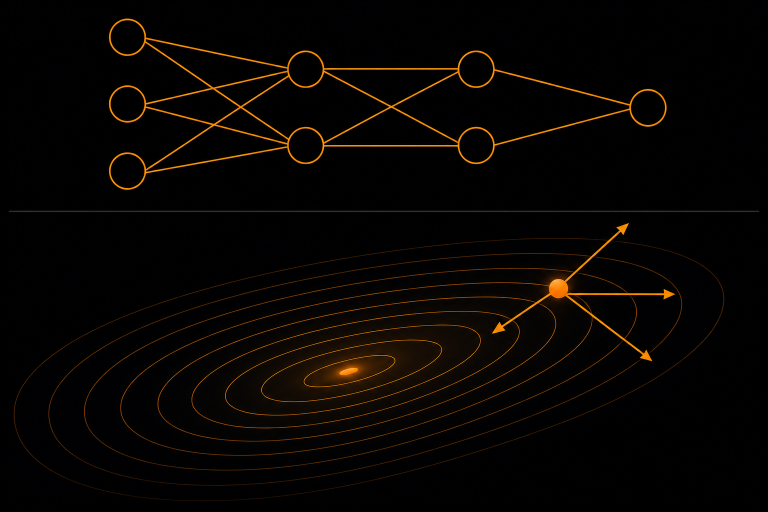
#> input picture img/storyboard/sb-05_05.png, 1536 x 1024 px, found by its file name (shown at 1/2 size)
$ python label-summative-arrows.py
#> lines starting #> are read from the running program, lines starting #| are printed output that depends on the picture
"""Overlay A/B/C/D labels on sb-05_05.png arrows for the summative quiz.

Source: img/storyboard/sb-05_05.png (1536x1024, generated by AI).
Output: img/storyboard/sb-05_05_labeled.png (same dims + 4 labels).

Arrow taxonomy (clockwise from top, marker at upper-right of contour basin):
- A = up-right arrow   = sign-flip (uphill, perpendicular-but-outward)
- B = horizontal-right = tangent to contour (perpendicular ≠ descent)
- C = down-right       = oblique at ~45° (descends but not steepest)
- D = down-left        = steepest descent (perpendicular-inward to minimum, CORRECT)

Re-run after regenerating sb-05_05.png with the new storyboard prompt;
adjust tip coordinates if marker/arrow positions shift.
"""
from PIL import Image, ImageDraw, ImageFont
from pathlib import Path

SRC = Path("img/storyboard/sb-05_05.png")
OUT = Path("img/storyboard/sb-05_05_labeled.png")
DEBUG = Path("dev/sb-05_05_labeled_debug.png")

# Tip coordinates (full-image px) — measured from dev/sb-05_05-arrows-zoom.png
# Marker centre ≈ (1025, 567)
TIPS = {
    "A": (1117, 508),  # up-right
    "B": (1300, 567),  # horizontal-right
    "C": (1293, 660),  # down-right
    "D": (950,  633),  # down-left
}
# Label offset = small push past the tip in the arrow direction, so the
# letter sits next to (not on) the arrowhead.
OFFSETS = {
    "A": (+25, -55),
    "B": (+30, -25),
    "C": (+25, +15),
    "D": (-55, +15),
}

FONT_PATH = "C:/Windows/Fonts/arialbd.ttf"
FONT_SIZE = 62
FILL = (255, 255, 255)        # white text
STROKE = (0, 0, 0)            # black outline for legibility on warm/dark
STROKE_W = 4


def render(debug: bool) -> None:
#> called with debug = True
    im = Image.open(SRC).convert("RGBA")
    draw = ImageDraw.Draw(im)
    font = ImageFont.truetype(FONT_PATH, FONT_SIZE)
    for label, (tx, ty) in TIPS.items():
        ox, oy = OFFSETS[label]
        draw.text(
            (tx + ox, ty + oy),
            label,
            font=font,
            fill=FILL,
            stroke_width=STROKE_W,
            stroke_fill=STROKE,
        )
        if debug:
            r = 8
            draw.ellipse((tx - r, ty - r, tx + r, ty + r), outline=(0, 255, 0), width=3)
    target = DEBUG if debug else OUT
    target.parent.mkdir(parents=True, exist_ok=True)
    im.convert("RGB").save(target)
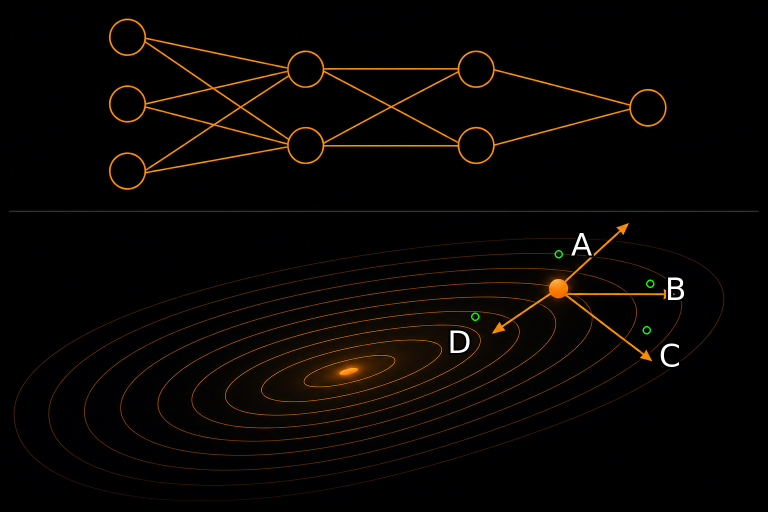
#> saved as sb-05_05_labeled_debug.png: PIL image 1536x1024 RGB (shown at 1/2 size); mean R, G, B 7.9, 4.8, 2.1
    print(f"wrote {target} ({im.size})")
#| wrote dev/sb-05_05_labeled_debug.png ((1536, 1024))


if __name__ == "__main__":
    render(debug=True)
    render(debug=False)
#| wrote img/storyboard/sb-05_05_labeled.png ((1536, 1024))

$ run again, with img/storyboard/sb-01_01.png copied over img/storyboard/sb-05_05.png
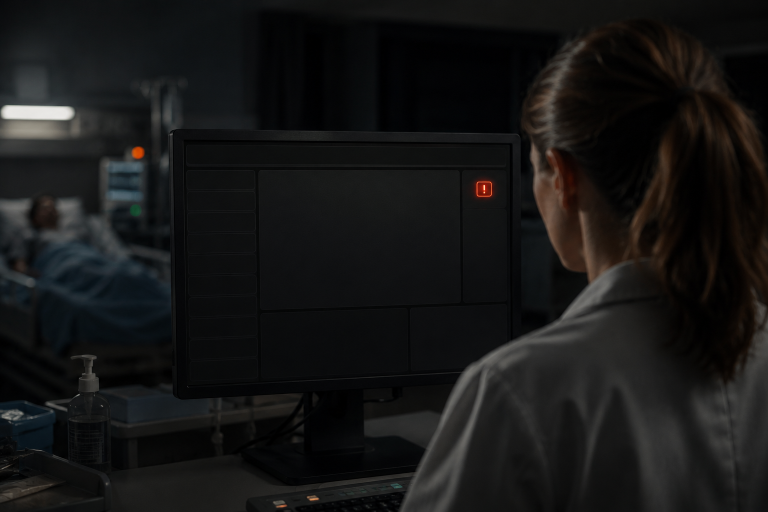
#> input picture img/storyboard/sb-01_01.png, 1536 x 1024 px, found by its file name (shown at 1/2 size)
#> in render, `im.convert("RGB").save(target)`:
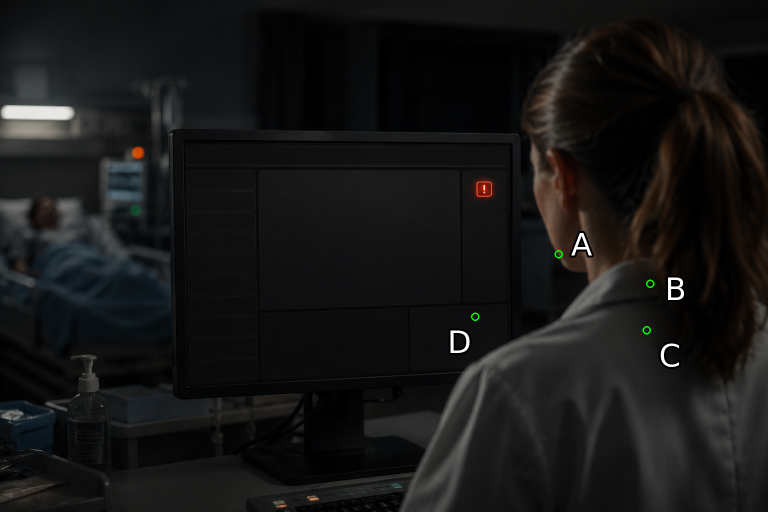
#> saved as sb-05_05_labeled_debug.png: PIL image 1536x1024 RGB (shown at 1/2 size); mean R, G, B 22.3, 22.3, 22
#| wrote dev/sb-05_05_labeled_debug.png ((1536, 1024))
#| wrote img/storyboard/sb-05_05_labeled.png ((1536, 1024))

$ run again, with img/storyboard/sb-01_02.png copied over img/storyboard/sb-05_05.png
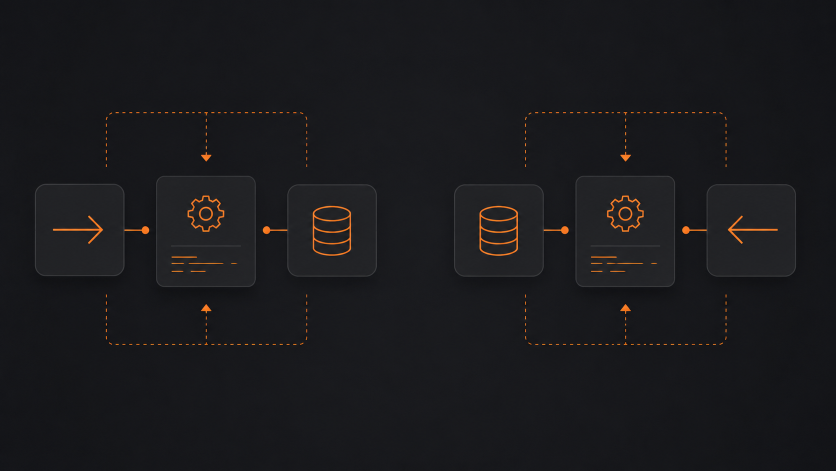
#> input picture img/storyboard/sb-01_02.png, 1672 x 941 px, found by its file name (shown at 1/2 size)
#> in render, `im.convert("RGB").save(target)`:
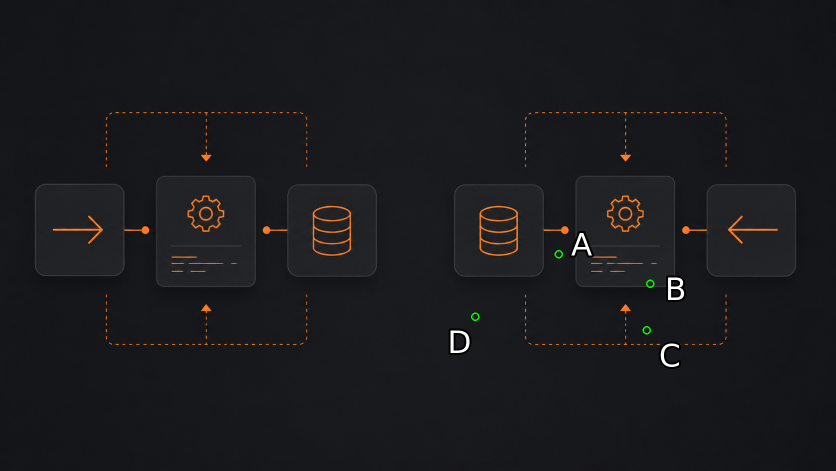
#> saved as sb-05_05_labeled_debug.png: PIL image 1672x941 RGB (shown at 1/2 size); mean R, G, B 26.2, 26.3, 29
#| wrote dev/sb-05_05_labeled_debug.png ((1672, 941))
#| wrote img/storyboard/sb-05_05_labeled.png ((1672, 941))

$ run again, with img/storyboard/sb-01_03.png copied over img/storyboard/sb-05_05.png
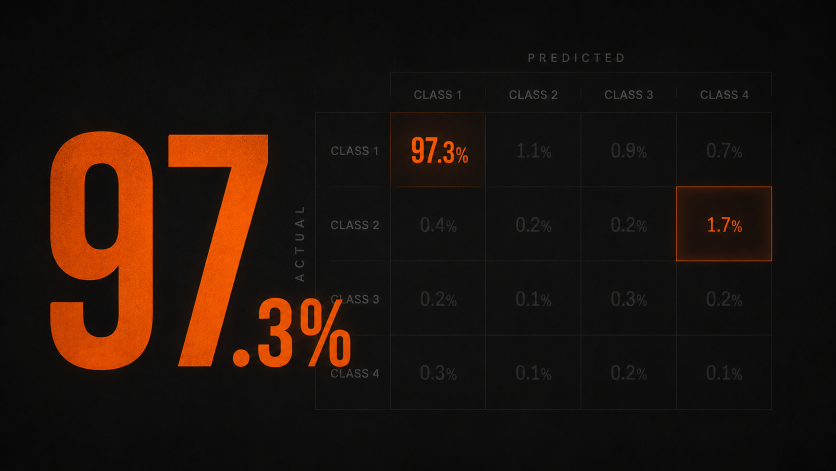
#> input picture img/storyboard/sb-01_03.png, 1672 x 941 px, found by its file name (shown at 1/2 size)
#> in render, `im.convert("RGB").save(target)`:
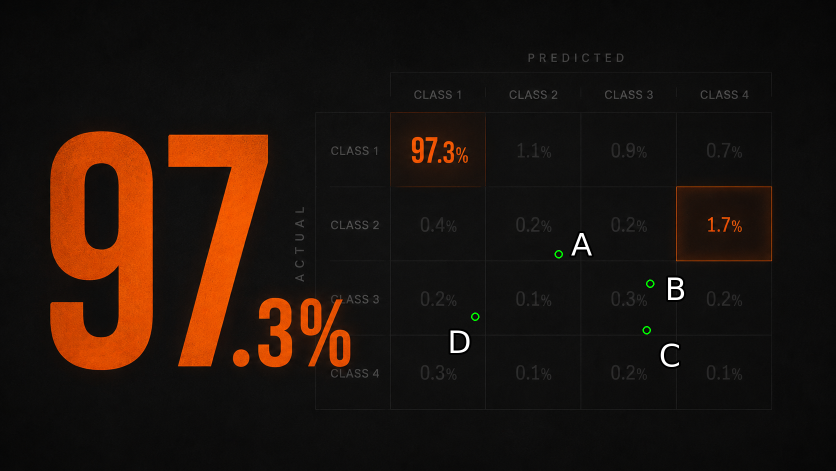
#> saved as sb-05_05_labeled_debug.png: PIL image 1672x941 RGB (shown at 1/2 size); mean R, G, B 31.7, 19.6, 13
#| wrote dev/sb-05_05_labeled_debug.png ((1672, 941))
#| wrote img/storyboard/sb-05_05_labeled.png ((1672, 941))
